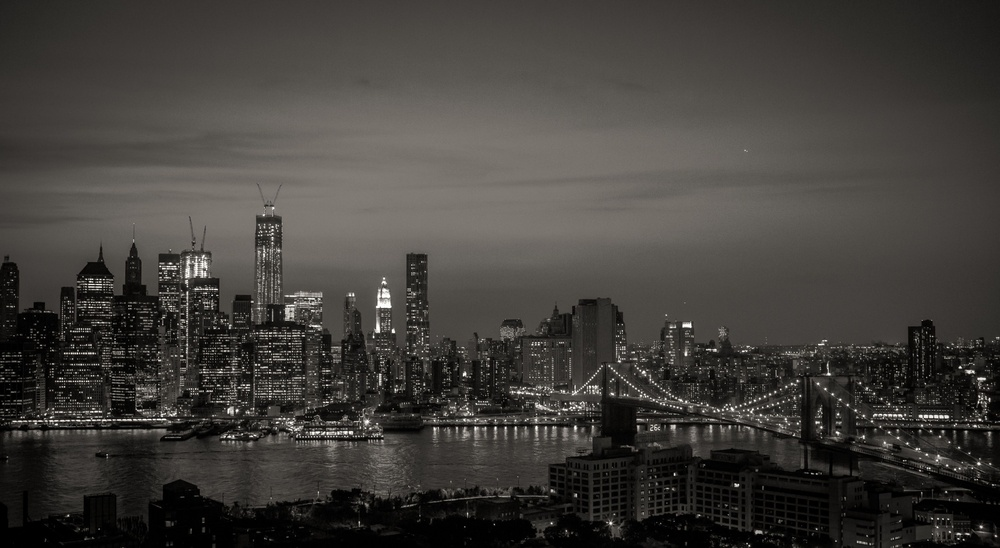
#> input picture src/lab3/data/night_city.jpg, 1000 x 548 px, shrunk from 3782 x 2074 before the run
$ jupyter execute part1.ipynb
#> lines starting #> are read from the running program, lines starting #| are printed output that depends on the picture
**Типы шумов**

Цифровые изображения, полученные различными оптикоэлектронными приборами, могут содержать в себе разнообразные
искажения, обусловленные разного рода помехами, которые принято называть шумом. Шум на изображении затрудняет его
обработку автоматическими средствами и, поскольку шум может иметь различную природу, для его успешного подавления
необходимо определить адекватную математическую модель. Рассмотрим наиболее распространенные модели шумов.

[cell 1]
import cv2
import skimage
import skimage.filters
import skimage.restoration
import scipy
import scipy.ndimage
import scipy.signal
import numpy as np
from matplotlib import pyplot as plt
from matplotlib.pyplot import figure
from numba import njit, jit
from math import *
import warnings
warnings.filterwarnings('ignore')
export_parallel = True
use_graph = False

[cell 2]
# Исходное изображение до наложения шума
image = cv2.cvtColor(cv2.imread("data/night_city.jpg"), cv2.COLOR_BGR2GRAY)
#> image: shape (548, 1000); min 0, max 255, mean 62.8
print(image.shape)
#| (548, 1000)

images_noised = {}

# Общая для всех зашумлённость
amount = 0.2
var = 0.2
mean = 0.0
lam = 20.0

[cell 3]
# Исходное изображение до наложения шума
if use_graph:
    figure(figsize=(32, 16), dpi=80)
    plt.imshow(cv2.cvtColor(image, cv2.COLOR_GRAY2RGB))
    plt.xticks([]),plt.yticks([])
    plt.show()

**Импульсный шум**

При импульсном шуме сигнал искажается выбросами с очень
большими отрицательными или положительными значениями малой длительностью и может возникать, например, из-за ошибок
декодирования. Такой шум приводит к появлению на изображении белых («соль») или черных («перец») точек, поэтому зачастую
называется точечным шумом. Для его описания следует принять
во внимание тот факт, что появление шумового выброса в каждом
пикселе 𝐼(𝑥,𝑦) не зависит ни от качества исходного изображения, ни
от наличия шума в других точках и имеет вероятность появления
𝑝, причем значение интенсивности пикселя 𝐼(𝑥,𝑦) будет изменено
на значение 𝑑 ∈ [0,255]

[cell 4]
# Наложение импульсного шума
image_noised_s_and_p = skimage.util.random_noise(image, mode="s&p", amount=amount, salt_vs_pepper=0.3)
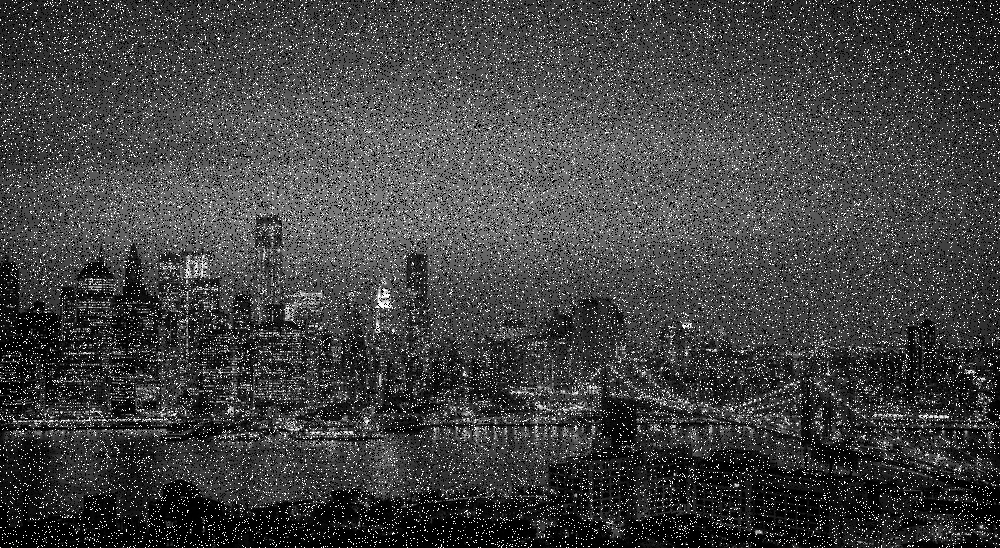
#> image_noised_s_and_p: shape (548, 1000) float64; min 0, max 1, mean 0.257
image_noised_s_and_p = np.clip(image_noised_s_and_p, 0.0, 1.0)
image_noised_s_and_p = skimage.img_as_ubyte(image_noised_s_and_p)
images_noised["salt and pepper"] = image_noised_s_and_p.copy()

image_noised_all = image_noised_s_and_p

# Изображение после наложения импульсного шума
if use_graph:
    figure(figsize=(32, 16), dpi=80)
    plt.imshow(cv2.cvtColor(image_noised_s_and_p, cv2.COLOR_GRAY2RGB))
    plt.xticks([]),plt.yticks([])
    plt.show()

**Аддитивный шум**

Аддитивный шум описывается следующим выражением:

𝐼𝑛𝑒𝑤(𝑥,𝑦) = 𝐼(𝑥,𝑦) + 𝜂(𝑥,𝑦),

где 𝐼𝑛𝑒𝑤 — зашумленное изображение,
𝐼 — исходное изображение,
𝜂 — не зависящий от сигнала аддитивный шум с гауссовым или
любым другим распределением функции плотности вероятности.

**Мультипликативный шум**

Мультипликативный шум описывается следующим выражением:

𝐼𝑛𝑒𝑤(𝑥,𝑦) = 𝐼(𝑥,𝑦) · 𝜂(𝑥,𝑦),

где 𝐼𝑛𝑒𝑤 — зашумленное изображение, 𝐼 — исходное изображение, 𝜂
— не зависящий от сигнала мультипликативный шум, умножающий
зарегистрированный сигнал. В качестве примера можно привести
зернистость фотопленки, ультразвуковые изображения и т.д. Частным случаем мультипликативного шума является спекл-шум,
который появляется на изображениях, полученных устройствами с когерентным формированием изображений, например,
медицинскими
сканерами или радарами. На таких изображениях можно отчетливо
наблюдать светлые пятна, крапинки (спеклы), которые разделены
темными участками изображения.

[cell 5]
# Наложение мультипликативного шума
image_noised_multi = skimage.util.random_noise(image, mode="speckle", var=var, mean=mean)
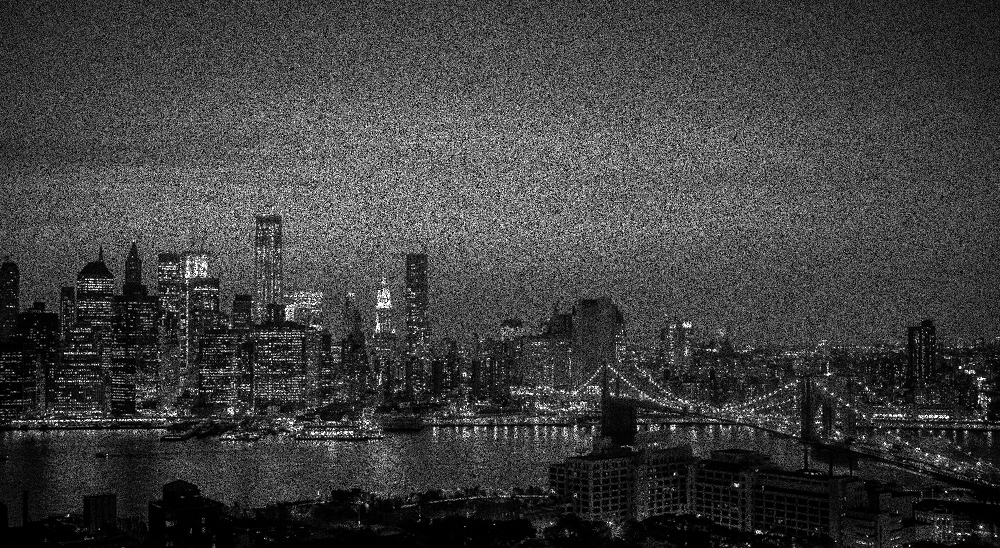
#> image_noised_multi: shape (548, 1000) float64; min 0, max 1, mean 0.247
image_noised_multi = np.clip(image_noised_multi, 0.0, 1.0)
image_noised_multi = skimage.img_as_ubyte(image_noised_multi)
images_noised["speckle"] = image_noised_multi.copy()

image_noised_all = skimage.util.random_noise(image_noised_all, mode="speckle", var=var, mean=mean)
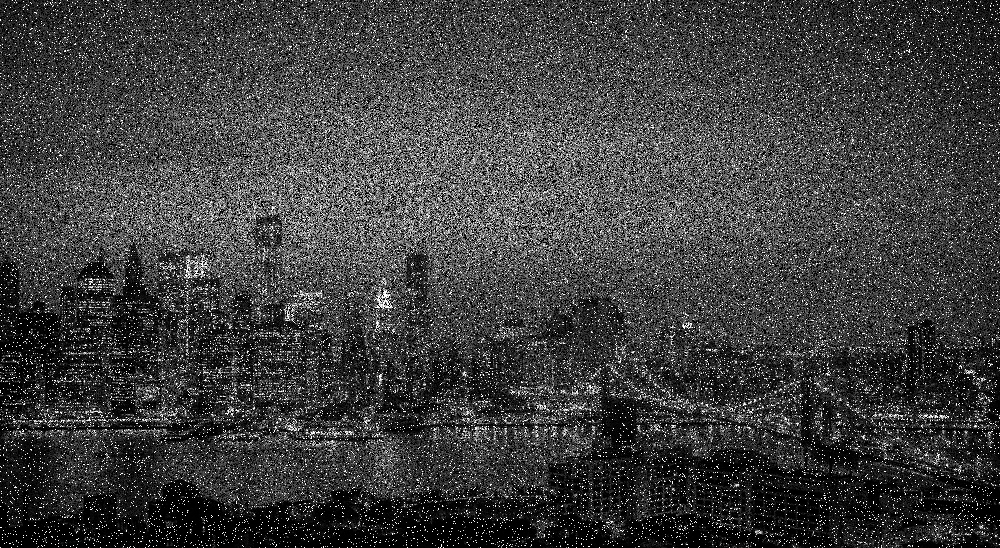
#> image_noised_all: shape (548, 1000) float64; min 0, max 1, mean 0.246
image_noised_all = np.clip(image_noised_all, 0.0, 1.0)
image_noised_all = skimage.img_as_ubyte(image_noised_all)

# Изображение после наложения мультипликативного шума
if use_graph:
    figure(figsize=(32, 16), dpi=80)
    plt.imshow(cv2.cvtColor(image_noised_multi, cv2.COLOR_GRAY2RGB))
    plt.xticks([]),plt.yticks([])
    plt.show()

**Гауссов (нормальный) шум**

Гауссов шум на изображении может возникать в следствие недостатка освещенности сцены, высокой температуры и т.д.
Модель шума широко распространена в задачах низкочастотной фильтрации изображений.

[cell 6]
# Наложение Гауссова шума
image_noised_gaussian = skimage.util.random_noise(image, mode="gaussian", var=var, mean=mean)
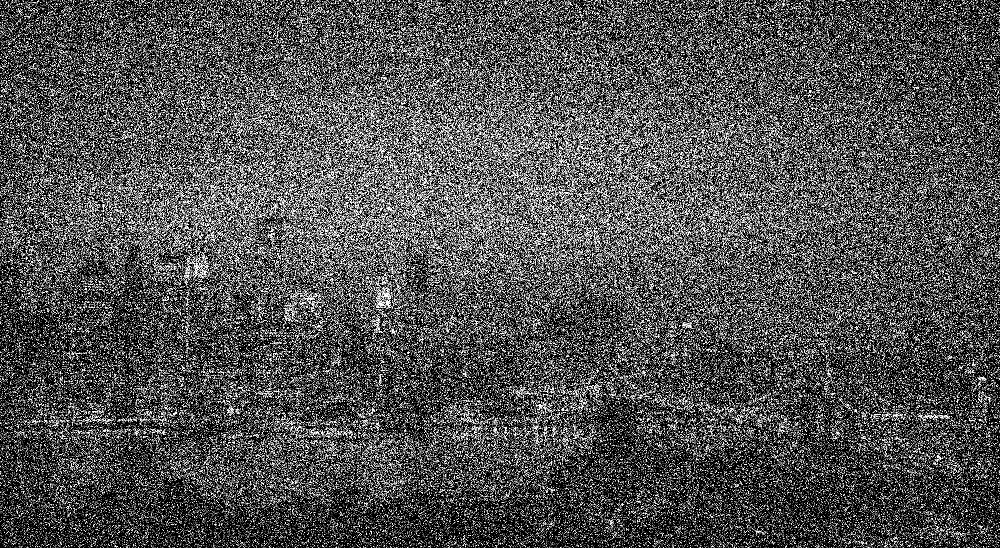
#> image_noised_gaussian: shape (548, 1000) float64; min 0, max 1, mean 0.325
image_noised_gaussian = np.clip(image_noised_gaussian, 0.0, 1.0)
image_noised_gaussian = skimage.img_as_ubyte(image_noised_gaussian)
images_noised["gaussian"] = image_noised_gaussian.copy()

image_noised_all = skimage.util.random_noise(image_noised_all, mode="gaussian", var=var, mean=mean)
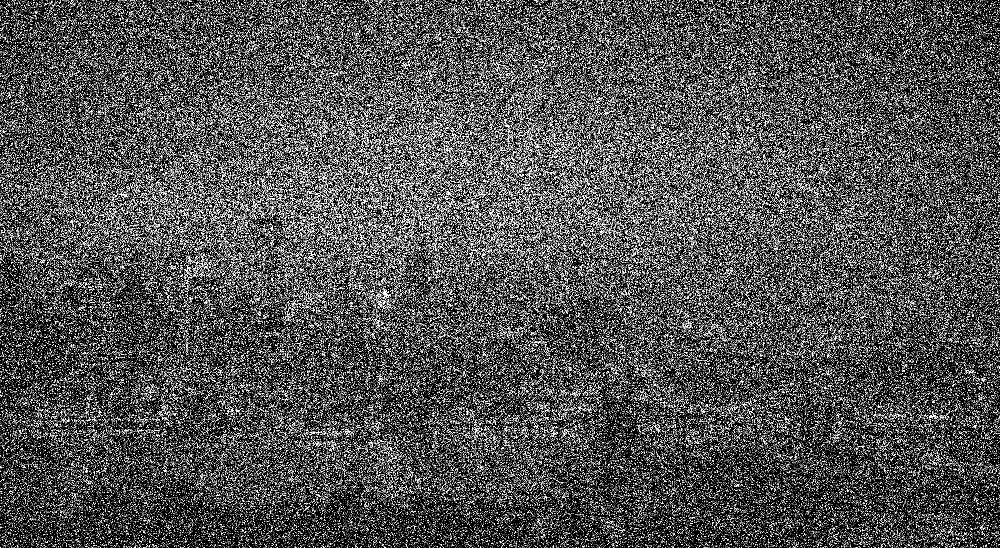
#> image_noised_all: shape (548, 1000) float64; min 0, max 1, mean 0.329
image_noised_all = np.clip(image_noised_all, 0.0, 1.0)
image_noised_all = skimage.img_as_ubyte(image_noised_all)

# Изображение после наложения Гауссова шума
if use_graph:
    figure(figsize=(32, 16), dpi=80)
    plt.imshow(cv2.cvtColor(image_noised_gaussian, cv2.COLOR_GRAY2RGB))
    plt.xticks([]),plt.yticks([])
    plt.show()

**Шум квантования**

Зависит от выбранного шага квантования и самого сигнала.
Шум квантования может приводить, например, к появлению ложных контуров вокруг объектов или убирать слабо
контрастные детали на изображении. Такой шум не устраняется. Приближенно
шум квантования можно описать распределением Пуассона

[cell 7]
# Создание шума квантования с заданными параметрами распределения Пуассона
noise_poisson = np.random.poisson(lam=lam, size=image.shape) * (1.0 / 255.0)
noise_poisson = np.clip(noise_poisson, 1.0 / 255.0, 1.0)

# Наложение шума квантования
image_noised_poisson = skimage.util.random_noise(image, mode="localvar", local_vars=noise_poisson)
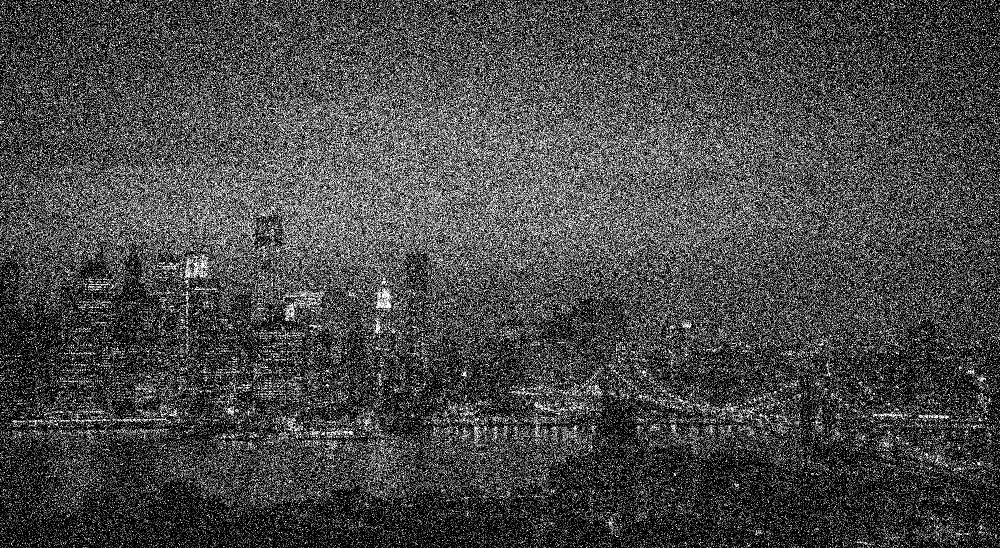
#> image_noised_poisson: shape (548, 1000) float64; min 0, max 1, mean 0.283
image_noised_poisson = np.clip(image_noised_poisson, 0.0, 1.0)
image_noised_poisson = skimage.img_as_ubyte(image_noised_poisson)
images_noised["poisson"] = image_noised_poisson.copy()

image_noised_all = skimage.util.random_noise(image_noised_all, mode="localvar", local_vars=noise_poisson)
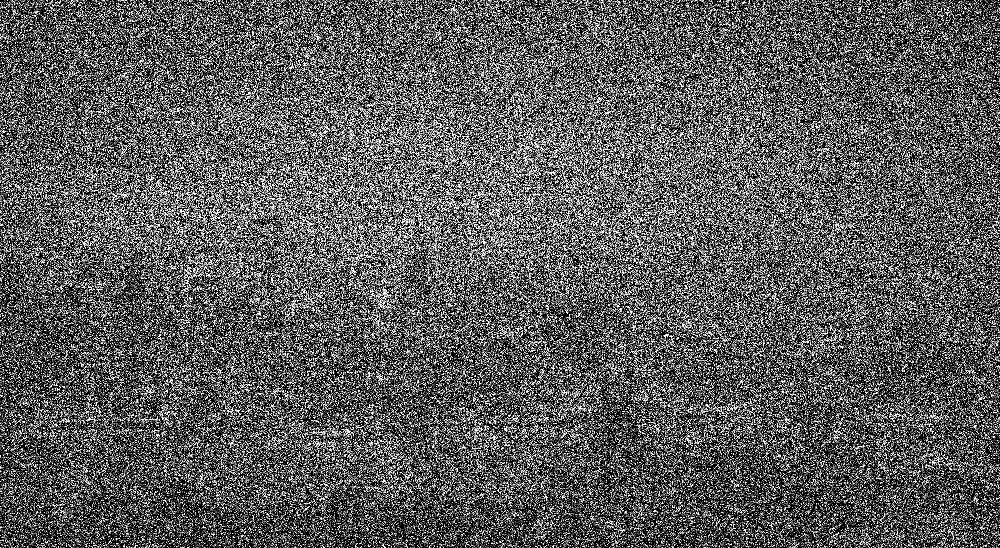
#> image_noised_all: shape (548, 1000) float64; min 0, max 1, mean 0.364
image_noised_all = np.clip(image_noised_all, 0.0, 1.0)
image_noised_all = skimage.img_as_ubyte(image_noised_all)

# Изображение после наложения шума квантования
if use_graph:
    figure(figsize=(32, 16), dpi=80)
    plt.imshow(cv2.cvtColor(image_noised_poisson, cv2.COLOR_GRAY2RGB))
    plt.xticks([]),plt.yticks([])
    plt.show()
